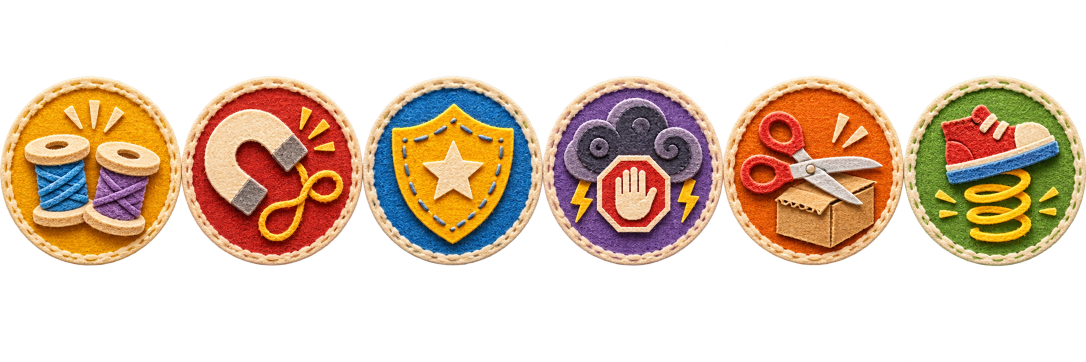
#> input picture ArtSource/powers/power-sheet-1.png, 2172 x 724 px (shown at 1/2 size)
$ python -i cut.py   (imports and definitions only)
#> lines starting #> are read from the running program, lines starting #| are printed output that depends on the picture; after the words box and inside, x2 and y2 are one past the last pixel; in counts of white or black regions, pixels touching at a corner belong together
"""Cuts a ChatGPT parts row into clean, separate PNGs.

ChatGPT's "transparent" sheets have interiors at about 99% opacity and a faint haze around each part.
This makes interiors solid, drops the haze, and recolors edge pixels from the solid color next to them
so no dark or colored halo shows in game. Parts come back left to right, with their crop box on the sheet.
"""
import numpy as np
from PIL import Image
from scipy import ndimage


def clean(path, floor=40):
    """floor: alpha at or below this counts as background haze. Raise it for hazier sheets."""
    src = np.array(Image.open(path).convert("RGBA")).astype(float)
    alpha = np.clip((src[..., 3] - floor) / (220 - floor), 0, 1) * 255
    solid = alpha >= 250
    _, (iy, ix) = ndimage.distance_transform_edt(~solid, return_indices=True)
    rgb = src[..., :3].copy()
    edge = (alpha > 0) & ~solid
    rgb[edge] = src[iy[edge], ix[edge], :3]
    return np.dstack([rgb, alpha]).clip(0, 255).astype(np.uint8)


def split(path, min_area=3000, pad=4, join=6, floor=None):
    """Returns [(image, (left, top) of the image on the sheet)] left to right."""
#> called with path = '../../ArtSource/powers/power-sheet-1.png', min_area = 3000, pad = 4, join = 6
    if floor is None:
        # Hazy sheets: if nearly half the sheet is faintly tinted, cut higher.
        a = np.array(Image.open(path).convert("RGBA"))[..., 3]
        floor = 70 if (a > 20).mean() > 0.45 else 40
#> floor = 40
    sheet = clean(path, floor)
#> in clean, `solid = alpha >= 250`:
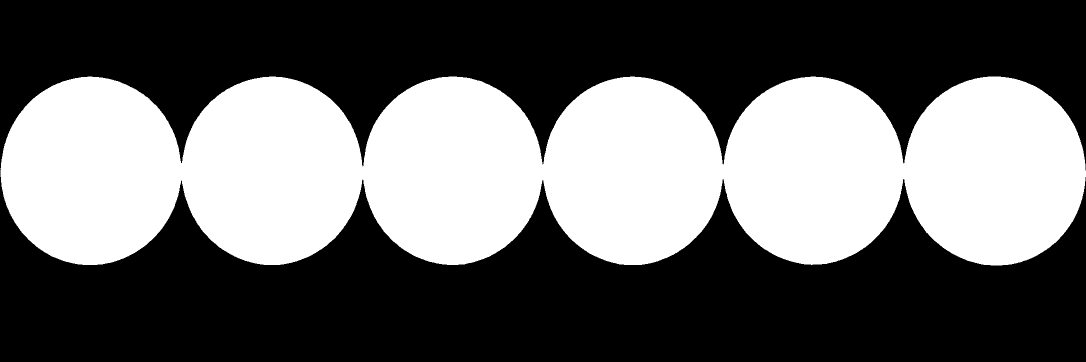
#> solid: shape (724, 2172) bool (shown at 1/2 size); 40.7% white; 1 white region, box (x1, y1, x2, y2) and area: (1, 153, 2172, 531) 640053
#> in clean, `_, (iy, ix) = ndimage.distance_transform_edt(~solid, return_indices=Tr..`:
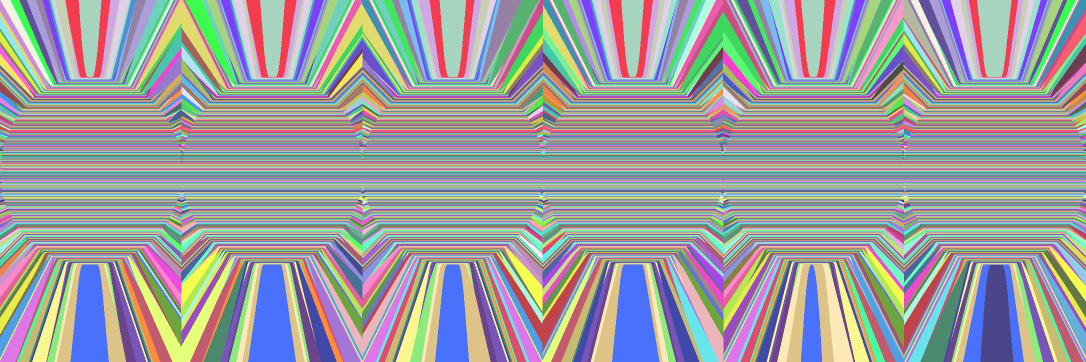
#> iy: shape (724, 2172) int32 (shown at 1/2 size); 378 distinct labels, from 153 to 530; one colour per label, 0 black
#> in clean, `_, (iy, ix) = ndimage.distance_transform_edt(~solid, return_indices=Tr..`:
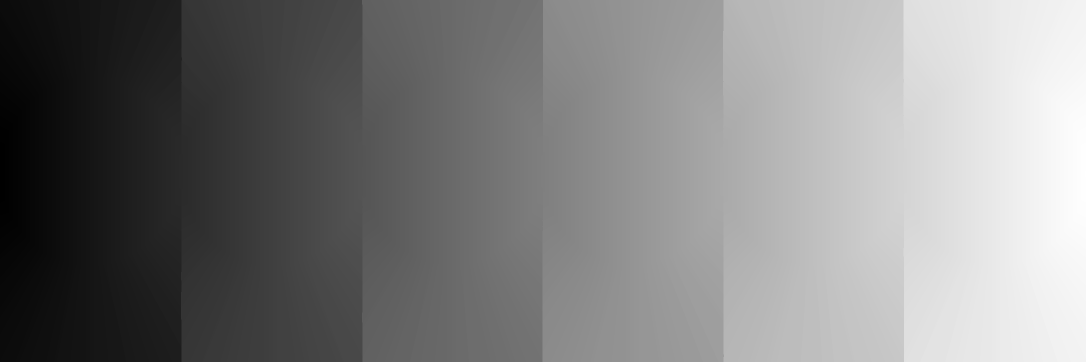
#> ix: shape (724, 2172) int32 (shown at 1/2 size); min 1, max 2171, mean 1085.5; drawn with min black and max white
#> in clean, `rgb = src[..., :3].copy()`:
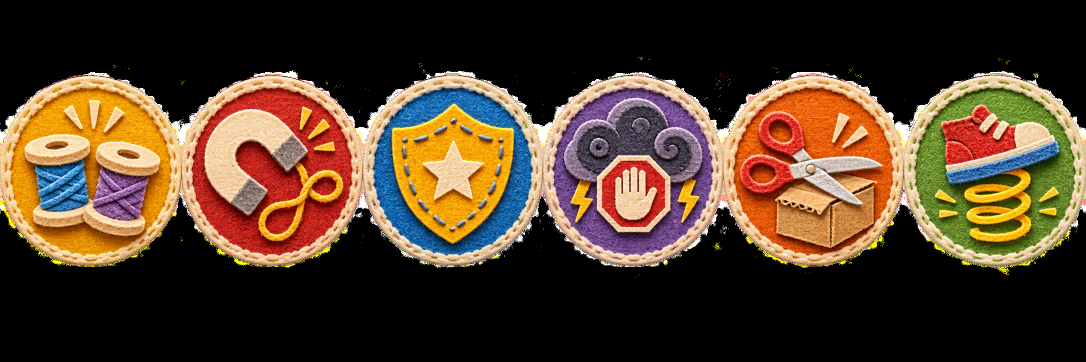
#> rgb: shape (724, 2172, 3) float64 (shown at 1/2 size); mean R, G, B 79.4, 59.2, 40.7
#> in clean, `edge = (alpha > 0) & ~solid`:
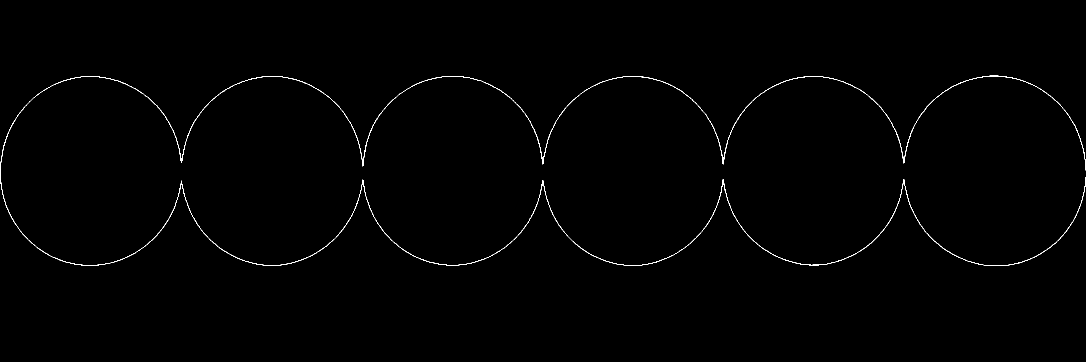
#> edge: shape (724, 2172) bool (shown at 1/2 size); 0.52% white in thin lines or dots, all inside (x1, y1, x2, y2) = (0, 151, 2172, 532)
    labels, _ = ndimage.label(ndimage.binary_dilation(sheet[..., 3] > 0, iterations=join))
#> labels: shape (724, 2172) int32; values 0 (black) and 1 (white), 43.3% white; 1 white region, box (x1, y1, x2, y2) and area: (0, 145, 2172, 538) 681276
    found = []
    for i, box in enumerate(ndimage.find_objects(labels)):
        if (labels[box] == i + 1).sum() < min_area:
            continue
        piece = sheet[box].copy()
        piece[labels[box] != i + 1] = 0
        im = Image.fromarray(piece)
        bx, by, bx2, by2 = im.getbbox()
        im = im.crop((bx, by, bx2, by2))
        canvas = Image.new("RGBA", (im.width + pad * 2, im.height + pad * 2), (0, 0, 0, 0))
        canvas.paste(im, (pad, pad))
        found.append((canvas, (box[1].start + bx - pad, box[0].start + by - pad)))
#> this loop made 1 pass
#> (bx, by, bx2, by2) on pass 1: (0, 6, 2172, 387)
#> pass 1, in split, `piece = sheet[box].copy()`:
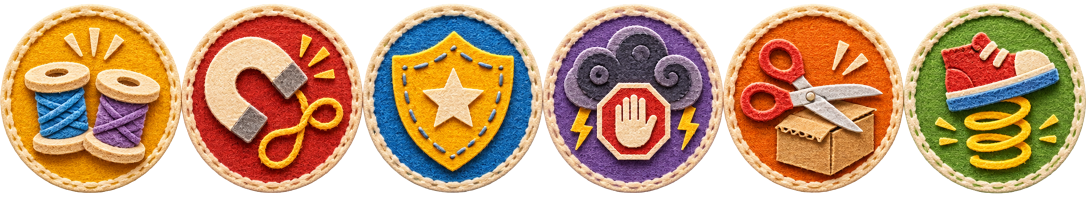
#> piece: shape (393, 2172, 4) (shown at 1/2 size); mean of channels 0, 1, 2, 3 146.3, 109, 75, 192.5; transparent parts drawn white
#> after the loop:
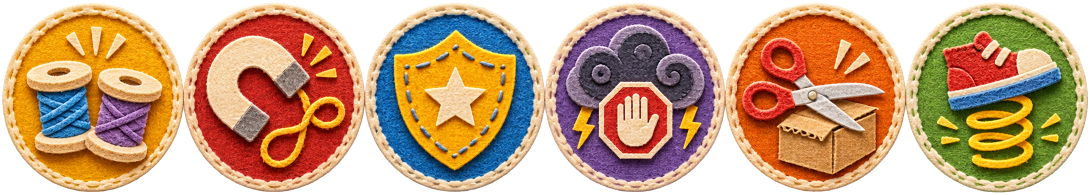
#> canvas: PIL image 2180x389 RGBA (shown at 1/2 size); mean R, G, B, A 143.3, 105.9, 72.4, 193.7; transparent parts drawn white
#> after the loop, found = 1 item
    found.sort(key=lambda f: f[1][0])
    return found


def leg_top_pivot(im, rows=8):
    """Pivot at the center of a leg's flat top edge, as (x from left, y from bottom) fractions."""
    a = np.array(im)[..., 3] > 128
    top = np.argmax(a.any(axis=1))
    cols = np.where(a[top:top + rows].any(axis=0))[0]
    return [round(float(cols.mean()) / im.width, 4), round(1 - (top + 2) / im.height, 4)]


def shoulder_pivot(im):
    """Pivot at the shoulder: the center of the cream stitched rim, which sits at the top right."""
    px = np.array(im).astype(int)
    r, g, b, a = px[..., 0], px[..., 1], px[..., 2], px[..., 3]
    cream = (a > 200) & (r > 190) & (g > 180) & (b > 130) & (abs(r - g) < 40)
    h, w = cream.shape
    region = np.zeros_like(cream)
    region[: int(h * 0.6), int(w * 0.45):] = True
    ys, xs = np.where(cream & region)
    if len(xs) == 0:
        return [0.8, 0.85]
    # The rim is the outer edge of the shoulder; the joint sits a little inside it.
    cx, cy = xs.mean(), ys.mean()
    body = np.array(np.where(a > 200))
    mx, my = body[1].mean(), body[0].mean()
    jx, jy = cx + (mx - cx) * 0.12, cy + (my - cy) * 0.12
    return [round(float(jx) / w, 4), round(1 - float(jy) / h, 4)]

>>> result = split('../../ArtSource/powers/power-sheet-1.png')
#> result = 1 item

$ run again, on ArtSource/powers/power-sheet-2.png
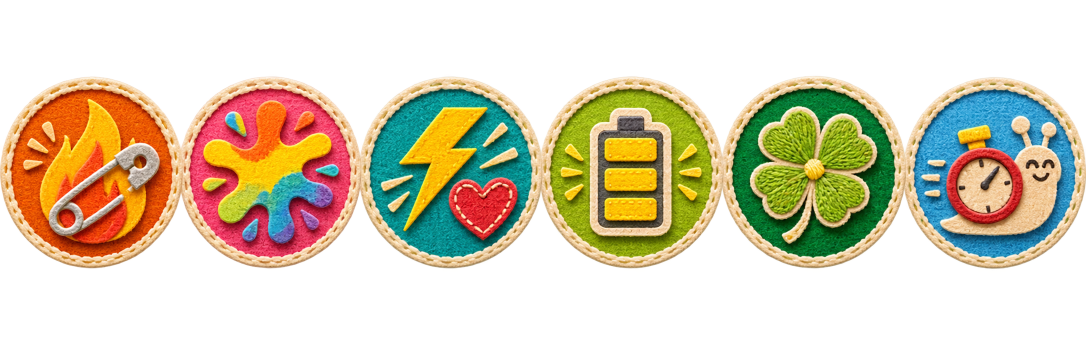
#> input picture ArtSource/powers/power-sheet-2.png, 2172 x 724 px (shown at 1/2 size)
#> floor = 40
#> in clean, `solid = alpha >= 250`:
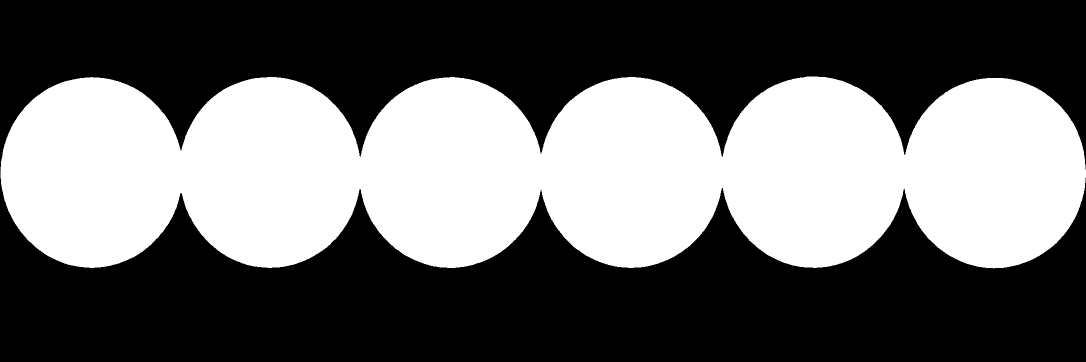
#> solid: shape (724, 2172) bool (shown at 1/2 size); 41.8% white; 1 white region, box (x1, y1, x2, y2) and area: (1, 153, 2172, 537) 656949
#> iy: shape (724, 2172) int32; 384 distinct labels, from 153 to 536
#> edge: shape (724, 2172) bool; 0.5% white in thin lines or dots, all inside (x1, y1, x2, y2) = (0, 152, 2172, 538)
#> labels: shape (724, 2172) int32; values 0 (black) and 1 (white), 44.3% white; 1 white region, box (x1, y1, x2, y2) and area: (0, 146, 2172, 544) 696669
#> the loop in split, `for i, box in enumerate(ndimage.find_objects(labels)):` made 1 pass
#> (bx, by, bx2, by2) on pass 1: (0, 6, 2172, 392)
#> after the loop in split, `for i, box in enumerate(ndimage.find_objects(labels)):`:
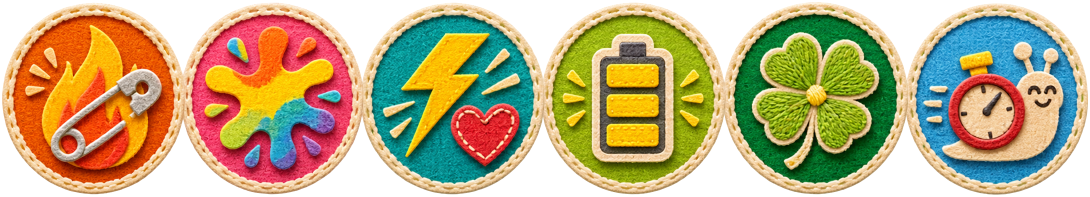
#> canvas: PIL image 2180x394 RGBA (shown at 1/2 size); mean R, G, B, A 134, 117.2, 73.8, 196.2; transparent parts drawn white
#> after the loop in split, `for i, box in enumerate(ndimage.find_objects(labels)):`: found = 1 item

$ run again, on ArtSource/powers/power-sheet-door.png
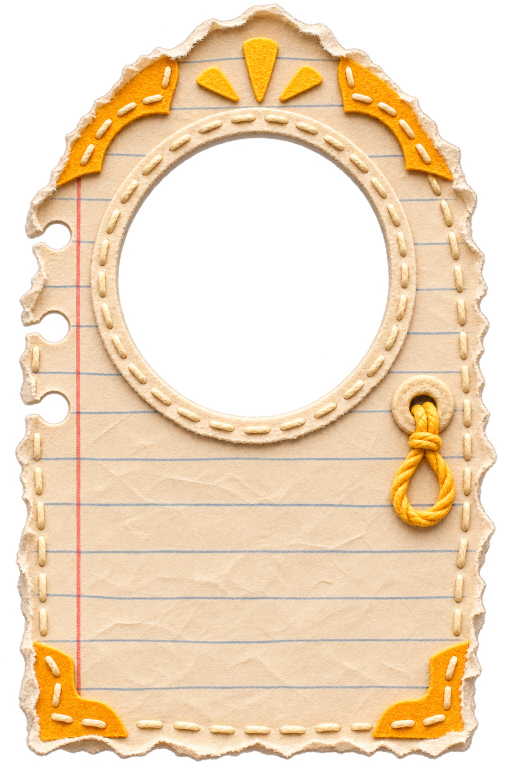
#> input picture ArtSource/powers/power-sheet-door.png, 1024 x 1536 px (shown at 1/2 size)
#> floor = 70
#> in clean, `solid = alpha >= 250`:
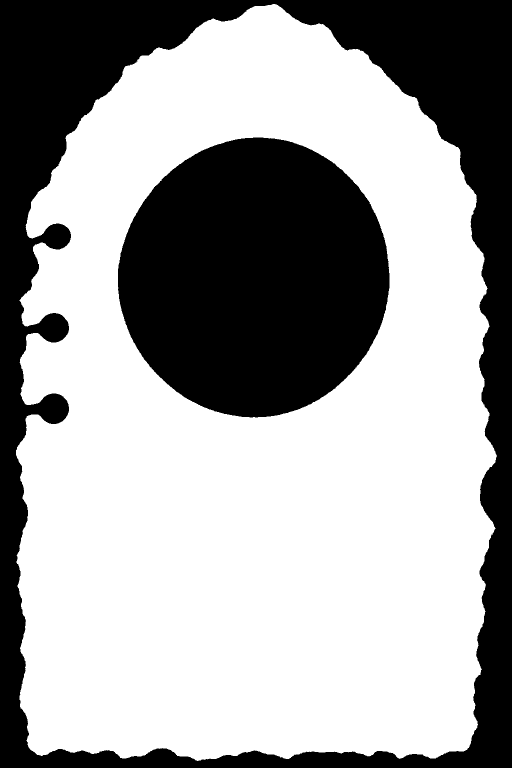
#> solid: shape (1536, 1024) bool (shown at 1/2 size); 63.2% white; 2 black regions, box (x1, y1, x2, y2) and area: (0, 0, 1024, 1536) 342711, (236, 275, 779, 835) 236269
#> iy: shape (1536, 1024) int32; 1514 distinct labels, from 8 to 1521
#> edge: shape (1536, 1024) bool; 0.59% white in thin lines or dots
#> labels: shape (1536, 1024) int32; values 0 (black) and 1 (white), 66.2% white; 5 black regions (2 under 20 px), largest, box (x1, y1, x2, y2) and area: (0, 0, 1024, 1536) 305468, (243, 282, 772, 828) 225126, (83, 454, 135, 492) 1342
#> the loop in split, `for i, box in enumerate(ndimage.find_objects(labels)):` made 1 pass
#> (bx, by, bx2, by2) on pass 1: (6, 6, 971, 1522)
#> after the loop in split, `for i, box in enumerate(ndimage.find_objects(labels)):`:
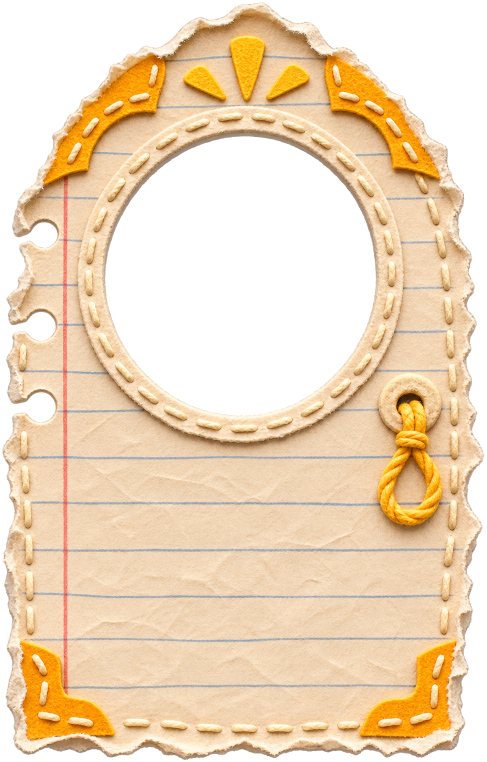
#> canvas: PIL image 973x1524 RGBA (shown at 1/2 size); mean R, G, B, A 162.5, 138.3, 107.9, 171.8; transparent parts drawn white
#> after the loop in split, `for i, box in enumerate(ndimage.find_objects(labels)):`: found = 1 item
